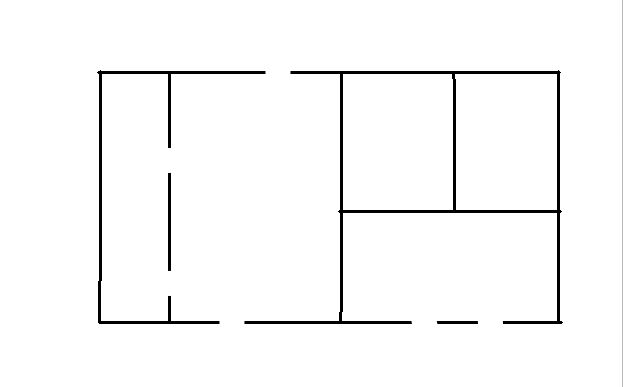
#> input picture test_.jpg, 623 x 387 px
$ python get_box3.py   (older library calls are emulated)
#> lines starting #> are read from the running program, lines starting #| are printed output that depends on the picture; after the words box and inside, x2 and y2 are one past the last pixel; in counts of white or black regions, pixels touching at a corner belong together
import cv2
import numpy as np
import math
from sklearn.cluster import DBSCAN


def dict_sort(dict_, dict_length,axis=0):

    if axis:
        for i in range(dict_length):
            list_ = dict_[str(i)]
            dict_[str(i)] = sorted(list_, key=lambda x: x[0])
    else:
        for i in range(dict_length):
            list_ = dict_[str(i)]
            dict_[str(i)] = sorted(list_, key=lambda x: x[1])

    return dict_


path = 'test_.jpg'
img = cv2.imread(path)
#> img is the input picture: shape (387, 623, 3); min 0, max 255, mean 248.1
dst = np.ones((img.shape[0], img.shape[1], img.shape[2]), dtype=np.uint8)
dst[:, :, :] = 255
gray = cv2.cvtColor(img, cv2.COLOR_BGR2GRAY)
height, width = gray.shape
#> height = 387; width = 623

a = 10  # 灰度值均匀化提高对比度
for h in range(height):
    for w in range(width):
        gray[h][w] = 255 - (255 - gray[h][w]) * a
        if gray[h][w] < 0:
            gray[h][w] = 0
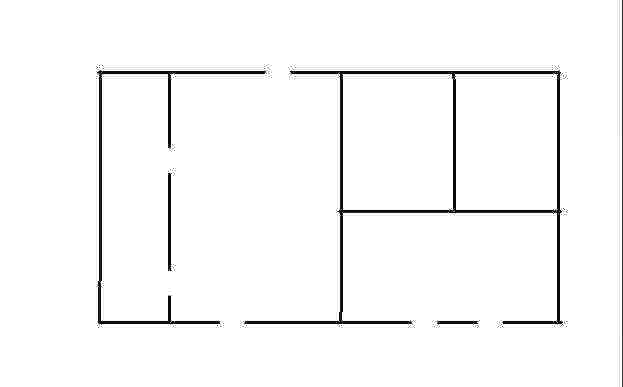
#> gray: shape (387, 623); min 3, max 255, mean 247.8

LSD = cv2.createLineSegmentDetector(0)
lines = LSD.detect(gray)[0]
#> lines = 50 rows, first 6: [559.5, 213.1, 559.5, 319.4], [559.6, 73.12, 559.5, 208.1], [343.1, 209.2, 451.9, 209.1], [456.9, 209.1, 555.6, 209.1], [170.4, 74.37, 170.6, 149.4], [455.4, 74.37, 455.5, 208.1]

PoI = []  # Point of Intersection
temp = []
horizontal_lines = []
vertical_lines = []
mid_of_lines = []
for line in lines:
    x1, y1, x2, y2 = line[0]
    if abs(x1 - x2) <= 5:
        vertical_lines.append(line[0])
    elif abs(y1 - y2) <= 5:
        horizontal_lines.append(line[0])
    mid_of_lines.append([(x1 + x2) / 2, (y1 + y2) / 2])
#> this loop made 50 passes
#> (x1, y1, x2, y2) on passes 1 to 12: (559.5, 213.1, 559.5, 319.4), (559.6, 73.12, 559.5, 208.1), (343.1, 209.2, 451.9, 209.1), (456.9, 209.1, 555.6, 209.1), (170.4, 74.37, 170.6, 149.4), (455.4, 74.37, 455.5, 208.1), (170.5, 173.1, 170.5, 269.4), (170.6, 294.4, 170.4, 320.6), (339.3, 208.1, 339.3, 74.38), (339, 319.4, 339.2, 209.4), (223.1, 323.7, 99.37, 323.6), (411.9, 323.6, 244.4, 323.6)
#> after the loop, horizontal_lines = 28 items, first 6: [343.1, 209.2, 451.9, 209.1], [456.9, 209.1, 555.6, 209.1], [223.1, 323.7, 99.37, 323.6], [411.9, 323.6, 244.4, 323.6], [476.9, 323.7, 431.9, 323.8], [561.9, 323.8, 501.9, 323.5]; mid_of_lines = 50 pairs, first value 98.05 to 620.6, second value 65.62 to 323.7; vertical_lines = 22 items, first 6: [559.5, 213.1, 559.5, 319.4], [559.6, 73.12, 559.5, 208.1], [170.4, 74.37, 170.6, 149.4], [455.4, 74.37, 455.5, 208.1], [170.5, 173.1, 170.5, 269.4], [170.6, 294.4, 170.4, 320.6]
for horizontal_line in horizontal_lines:
    x11, y11, x12, y12 = horizontal_line
    for vertical_line in vertical_lines:
        x21, y21, x22, y22 = vertical_line
        dis1 = math.sqrt((x11 - x21) ** 2 + (y11 - y21) ** 2)
        dis2 = math.sqrt((x11 - x22) ** 2 + (y11 - y22) ** 2)
        dis3 = math.sqrt((x12 - x21) ** 2 + (y12 - y21) ** 2)
        dis4 = math.sqrt((x12 - x22) ** 2 + (y12 - y22) ** 2)
        if dis1 <= 10:
            temp.append([x11, y11])
            temp.append([x21, y21])
        if dis2 <= 10:
            temp.append([x11, y11])
            temp.append([x22, y22])
        if dis3 <= 10:
            temp.append([x12, y12])
            temp.append([x21, y21])
        if dis4 <= 10:
            temp.append([x12, y12])
            temp.append([x22, y22])
#> this loop made 28 passes
#> (x11, y11, x12, y12) on passes 1 to 12: (343.1, 209.2, 451.9, 209.1), (456.9, 209.1, 555.6, 209.1), (223.1, 323.7, 99.37, 323.6), (411.9, 323.6, 244.4, 323.6), (476.9, 323.7, 431.9, 323.8), (561.9, 323.8, 501.9, 323.5), (99.37, 70.21, 264.4, 70.22), (290.6, 70.22, 558.1, 70.22), (171.9, 320.2, 218.1, 320.1), (496.9, 320.1, 555.6, 320.2), (165.6, 73.57, 101.9, 73.56), (268.1, 73.59, 170.6, 73.53)
#> after the loop, temp = 150 pairs, first value 97.64 to 561.9, second value 65.62 to 324.4
for point in temp:
    if point not in PoI:
        PoI.append(point)  # 去除重复项
#> this loop made 150 passes
#> point on passes 1 to 12: [451.9, 209.1], [455.5, 208.1], [343.1, 209.2], [339.3, 208.1], [343.1, 209.2], [339.2, 209.4], [451.9, 209.1], [452.3, 209.4], [343.1, 209.2], [342.7, 213.1], [343.1, 209.2], [342.6, 208.1]
#> after the loop, PoI = 63 pairs, first value 97.64 to 561.9, second value 65.62 to 324.4

db = DBSCAN(eps=10, min_samples=4).fit(PoI)  # 聚类
labels = db.labels_
#> labels = 63 values, max 11 at index 48, min 0 at index 0, mean 5.56
label_num = max(labels) + 1
#> label_num = 12
PoI_fin = []
for i in range(label_num):
    temp_x = []
    temp_y = []
    for j in range(len(labels)):
        if labels[j] == i:
            temp_x.append(PoI[j][0])
            temp_y.append(PoI[j][1])
    PoI_fin.append([np.median(temp_x), np.median(temp_y)])
#> after the loop, PoI_fin = [[453.9, 209.1], [342.6, 209.2], [556.2, 210.9], [100.2, 321.9], [557.9, 321], [101.8, 71.89], [556.2, 73.56], [168.9, 320.2], [168.8, 74.37], [339.3, 74.38], [453.8, 76.29], [340.6, 319.8]]

PoI_fin_array = np.array(PoI_fin)
#> PoI_fin_array has the same summary as PoI_fin
PoI_fin_y = np.zeros((len(PoI_fin), 2))
#> PoI_fin_y = [[0, 0], [0, 0], [0, 0], [0, 0], [0, 0], [0, 0], [0, 0], [0, 0], [0, 0], [0, 0], [0, 0], [0, 0]]
PoI_fin_x = np.zeros((len(PoI_fin), 2))
#> PoI_fin_x has the same summary as PoI_fin_y
PoI_fin_y[:, 1] = PoI_fin_array[:, 1]
PoI_fin_x[:, 0] = PoI_fin_array[:, 0]
db_y = DBSCAN(eps=5, min_samples=2).fit(PoI_fin_y)
db_x = DBSCAN(eps=5, min_samples=2).fit(PoI_fin_x)
labels_y = db_y.labels_
#> labels_y = [0, 0, 0, 1, 1, 2, 2, 1, 2, 2, 2, 1]
labels_x = db_x.labels_
#> labels_x = [0, 1, 2, 3, 2, 3, 2, 4, 4, 1, 0, 1]
y_num = max(labels_y) + 1
#> y_num = 3
x_num = max(labels_x) + 1
#> x_num = 5

point_classify = {}
for i in range(y_num):
    point_classify[str(i)] = []
#> after the loop, point_classify = {'0': [], '1': [], '2': []}
for i in range(len(labels_y)):
    point_classify[str(labels_y[i])].append(PoI_fin[i])
#> this loop made 12 passes
point_classify = dict_sort(point_classify, y_num, axis=1)
#> point_classify = {'0': [[342.6, 209.2], [453.9, 209.1], [556.2, 210.9]], '1': [[100.2, 321.9], [168.9, 320.2], [340.6, 319.8], [557.9, 321]], '2': [[101.8, 71.89], [168.8, 74.37], [339.3, 74.38], [453.8, 76.29], [556.2, 73.56]]}
for i in range(y_num):
    point_list = point_classify[str(i)]
    for j in range(0, len(point_list) - 1):
        x1, y1 = point_list[j]
        x2, y2 = point_list[j + 1]
        for mid_of_line in mid_of_lines:
            x_mid, y_mid = mid_of_line
            if x1 < x_mid < x2 and abs(y_mid - y1) <= 10 and abs(y_mid - y2) <= 10:
                dst = cv2.line(dst, (x1, y1), (x2, y2), (0, 0, 0), thickness=2)
#> this loop made 3 passes
#> point_list on pass 1: [[342.6, 209.2], [453.9, 209.1], [556.2, 210.9]]
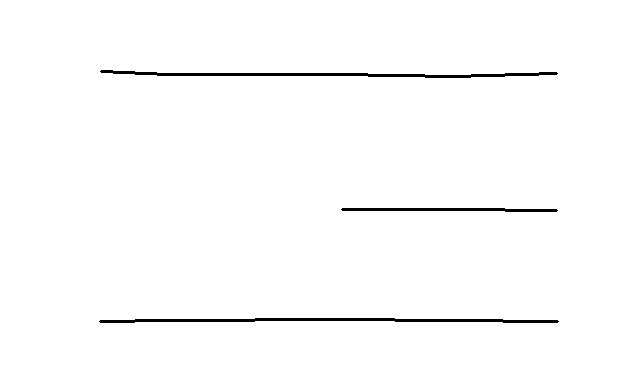
#> dst: shape (387, 623, 3); 98.6% white; 3 black regions, box (x1, y1, x2, y2) and area: (99, 318, 559, 323) 1376, (100, 70, 558, 78) 1370, (341, 208, 558, 212) 647
point_classify = {}
for i in range(x_num):
    point_classify[str(i)] = []
for i in range(len(labels_x)):
    if labels_x[i] != -1:
        point_classify[str(labels_x[i])].append(PoI_fin[i])
point_classify = dict_sort(point_classify, x_num, axis=0)
#> point_classify = {'0': [[453.8, 76.29], [453.9, 209.1]], '1': [[339.3, 74.38], [342.6, 209.2], [340.6, 319.8]], '2': [[556.2, 73.56], [556.2, 210.9], [557.9, 321]], '3': [[101.8, 71.89], [100.2, 321.9]], '4': [[168.8, 74.37], [168.9, 320.2]]}
for i in range(x_num):
    point_list = point_classify[str(i)]
    for j in range(0, len(point_list) - 1):
        x1, y1 = point_list[j]
        x2, y2 = point_list[j + 1]
        for mid_of_line in mid_of_lines:
            x_mid, y_mid = mid_of_line
            if y1 < y_mid < y2 and abs(x_mid - x1) <= 10 and abs(x_mid - x2) <= 10:
                dst = cv2.line(dst, (x1, y1), (x2, y2), (0, 0, 0), thickness=2)
#> this loop made 5 passes
#> point_list on passes 1 to 5: [[453.8, 76.29], [453.9, 209.1]], [[339.3, 74.38], [342.6, 209.2], [340.6, 319.8]], [[556.2, 73.56], [556.2, 210.9], [557.9, 321]], [[101.8, 71.89], [100.2, 321.9]], [[168.8, 74.37], [168.9, 320.2]]
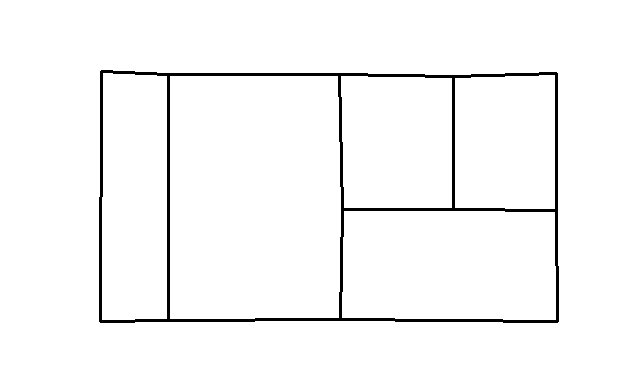
#> dst: shape (387, 623, 3); 97.2% white; 1 black region, box (x1, y1, x2, y2) and area: (99, 70, 559, 323) 6704

dst_gray = cv2.cvtColor(dst, cv2.COLOR_BGR2GRAY)
ret, binary = cv2.threshold(dst_gray, 220, 255, cv2.THRESH_BINARY)
for h in range(height):
    for w in range(width):
        if binary[h][w]:
            binary[h][w] = 0
        else:
            binary[h][w] = 255
scale = 10
horizontal_size = scale
horizontal_structure = cv2.getStructuringElement(cv2.MORPH_RECT, (horizontal_size, 1))
erosion = cv2.erode(binary, horizontal_structure, iterations=2)
#> erosion: shape (387, 623); 1.2% white; 3 white regions, box (x1, y1, x2, y2) and area: (109, 318, 551, 323) 1252, (110, 71, 550, 78) 1180, (351, 208, 550, 212) 579
dilation = cv2.dilate(erosion, horizontal_structure, iterations=2)
#> dilation: shape (387, 623); 1.4% white; 3 white regions, box (x1, y1, x2, y2) and area: (101, 318, 561, 323) 1378, (102, 71, 560, 78) 1342, (343, 208, 560, 212) 651

scale2 = 5
horizontal_size2 = scale2
horizontal_structure2 = cv2.getStructuringElement(cv2.MORPH_RECT, (1, horizontal_size2))
erosion2 = cv2.erode(binary, horizontal_structure2, iterations=2)
#> erosion2: shape (387, 623); 1.3% white; 5 white regions, box (x1, y1, x2, y2) and area: (99, 74, 103, 319) 725, (167, 77, 170, 318) 723, (555, 76, 559, 319) 719, (338, 77, 344, 317) 680, (452, 79, 455, 207) 384
dilation2 = cv2.dilate(erosion2, horizontal_structure2, iterations=2)
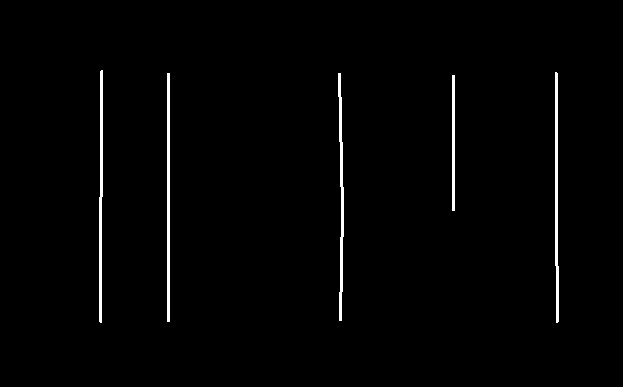
#> dilation2: shape (387, 623); 1.4% white; 5 white regions, box (x1, y1, x2, y2) and area: (99, 70, 103, 323) 757, (555, 72, 559, 323) 751, (167, 73, 170, 322) 747, (338, 73, 344, 321) 744, (452, 75, 455, 211) 408

mask = dilation + dilation2
joints = cv2.bitwise_and(dilation, dilation2)  # 线交点
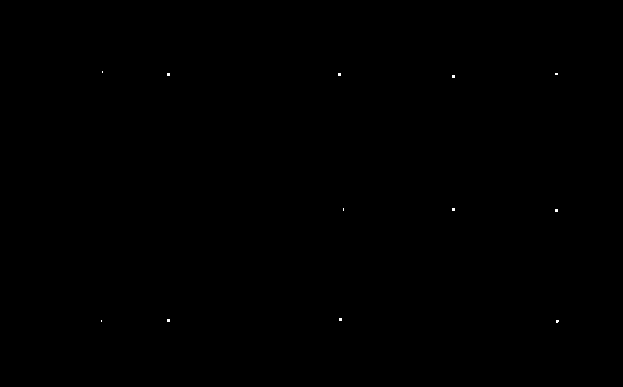
#> joints: shape (387, 623); 0.03% white in thin lines or dots, all inside (x1, y1, x2, y2) = (101, 71, 559, 323)

_, contours, hierarchy = cv2.findContours(mask, cv2.RETR_TREE, cv2.CHAIN_APPROX_SIMPLE)
#> contours = 6 contours; box (x1, y1, x2, y2) and area: (99, 70, 561, 323) 113394, (169, 75, 342, 320) 41574, (341, 210, 557, 321) 23217, (101, 72, 168, 321) 16120, (340, 75, 453, 209) 14586, (454, 74, 556, 210) 13423
for c in contours:
    x, y, w, h = cv2.boundingRect(c)
    if height * width / 400 < w * h < height * width / 3:
        result = cv2.rectangle(img, (x, y), (x + w, y + h), (0, 255, 0), 1)
        result = cv2.putText(result, 'x:' + str(x) + ' y:' + str(y), (x, y + 20), cv2.FONT_HERSHEY_SIMPLEX, 0.3, (0, 0, 255), 1)
#> this loop made 6 passes
#> (x, y, w, h) on passes 1 to 6: (99, 70, 462, 253), (341, 210, 216, 111), (340, 75, 113, 134), (169, 75, 173, 245), (454, 74, 102, 136), (101, 72, 67, 249)
#> pass 2, `result = cv2.putText(result, 'x:' + str(x) + ' y:' + str(y), (x, y + 2..`:
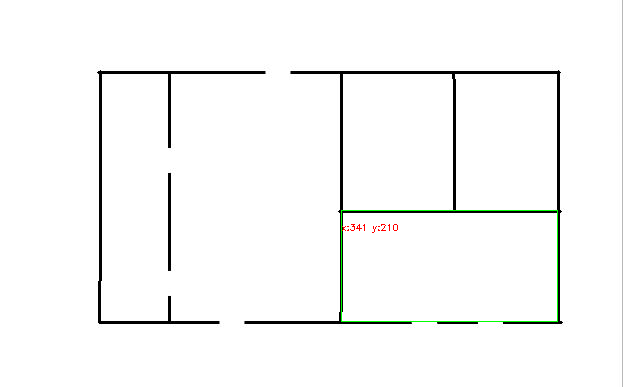
#> result: shape (387, 623, 3); mean B, G, R 248, 248.6, 248.1
#> pass 3, `result = cv2.rectangle(img, (x, y), (x + w, y + h), (0, 255, 0), 1)`:
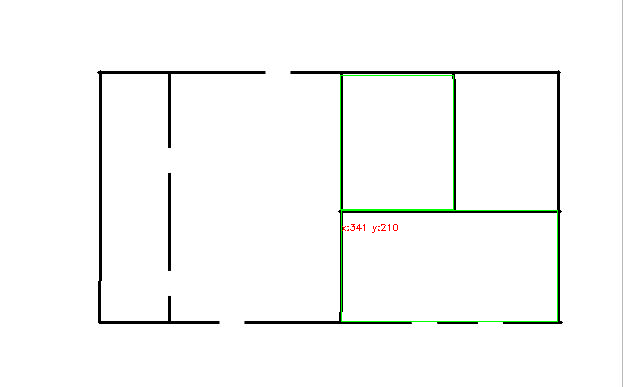
#> result: shape (387, 623, 3); 0.2% of pixels changed, all inside (x1, y1, x2, y2) = (340, 75, 454, 210)


cv2.imshow('result', result)
cv2.imwrite('result.jpg', result)
cv2.waitKey(0)

$ run again, with test.jpg copied over test_.jpg
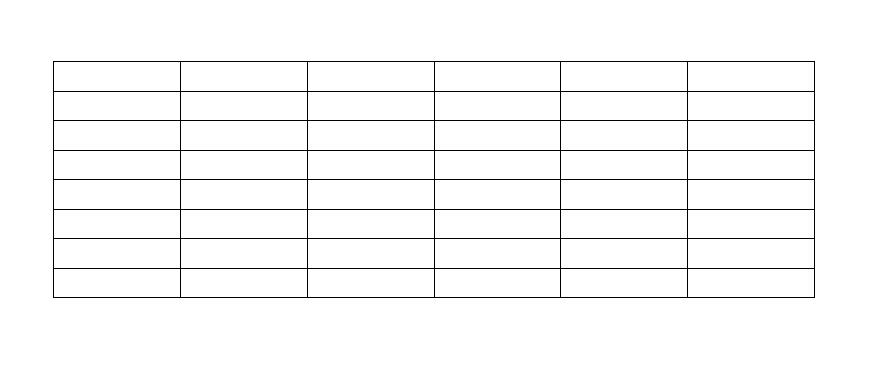
#> input picture test.jpg, 873 x 369 px
#> img is the input picture: shape (369, 873, 3); min 0, max 255, mean 248.2
#> lines = 255 rows, first 6: [814.9, 61.87, 814.9, 301.9], [432.8, 88.13, 432.8, 63.12], [432.8, 118.1, 432.8, 93.13], [432.8, 148.1, 432.7, 121.9], [432.8, 176.9, 432.8, 151.9], [432.8, 206.9, 432.7, 181.9]
#> the loop `for line in lines:` made 255 passes
#> after the loop `for line in lines:`: horizontal_lines = 138 items, first 6: [178.1, 151, 55.62, 151], [55.62, 207.8, 178.1, 207.8], [811.9, 92.17, 689.4, 92.09], [431.9, 151, 309.4, 151], [309.4, 207.8, 431.9, 207.8], [304.4, 151, 183.1, 151]; mid_of_lines = 255 pairs, first value 51.43 to 814.9, second value 59.66 to 303.2; vertical_lines = 117 items, first 6: [814.9, 61.87, 814.9, 301.9], [432.8, 88.13, 432.8, 63.12], [432.8, 118.1, 432.8, 93.13], [432.8, 148.1, 432.7, 121.9], [432.8, 176.9, 432.8, 151.9], [432.8, 206.9, 432.7, 181.9]
#> the loop `for horizontal_line in horizontal_lines:` made 138 passes
#> after the loop `for horizontal_line in horizontal_lines:`: temp = 1930 pairs, first value 49.36 to 814.9, second value 59.46 to 303.4
#> the loop `for point in temp:` made 1930 passes
#> point on passes 1 to 3: [178.1, 151], [181, 149.4], [178.1, 151]
#> after the loop `for point in temp:`: PoI = 507 pairs, first value 49.36 to 814.9, second value 59.46 to 303.4
#> labels = 507 values, max 61 at index 361, min 0 at index 0, mean 29.01
#> label_num = 62
#> after the loop `for i in range(label_num):`: PoI_fin = 62 pairs, first value 51.41 to 812.9, second value 61.39 to 296.9
#> PoI_fin_array has the same summary as PoI_fin
#> PoI_fin_y = 62 pairs, first value 0 to 0, second value 0 to 0
#> labels_y = 62 values, max 8 at index 55, min 0 at index 0, mean 4.02
#> labels_x = 62 values, max 6 at index 10, min 0 at index 0, mean 3.03
#> y_num = 9
#> x_num = 7
#> the loop `for i in range(len(labels_y)):` made 62 passes
#> `point_classify = dict_sort(point_classify, y_num, axis=1)`: point_classify = 9 items
#> after the loop `for i in range(y_num):`:
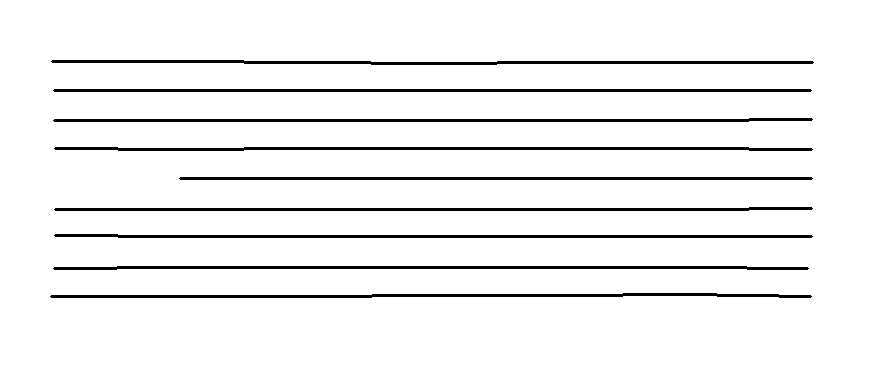
#> dst: shape (369, 873, 3); 93.8% white; 9 black regions, largest, box (x1, y1, x2, y2) and area: (51, 60, 814, 65) 2285, (50, 293, 812, 298) 2282, (53, 118, 813, 122) 2276
#> the loop `for i in range(len(labels_x)):` made 62 passes
#> `point_classify = dict_sort(point_classify, x_num, axis=0)`: point_classify = 7 items
#> dst_gray: shape (369, 873); 92.4% white; 1 black region, box (x1, y1, x2, y2) and area: (50, 60, 814, 298) 24523
#> erosion: shape (369, 873); 6% white; 9 white regions, largest, box (x1, y1, x2, y2) and area: (63, 89, 804, 92) 2223, (63, 118, 805, 122) 2208, (64, 207, 805, 211) 2205
#> dilation: shape (369, 873); 6.2% white; 9 white regions, largest, box (x1, y1, x2, y2) and area: (53, 60, 816, 65) 2287, (52, 293, 814, 298) 2284, (55, 118, 815, 122) 2280
#> erosion2: shape (369, 873); 1.4% white; 7 white regions, largest, box (x1, y1, x2, y2) and area: (433, 66, 436, 293) 681, (684, 65, 688, 292) 672, (178, 64, 182, 294) 665
#> dilation2: shape (369, 873); 1.5% white; 7 white regions, largest, box (x1, y1, x2, y2) and area: (178, 60, 182, 298) 713, (305, 61, 311, 298) 710, (433, 62, 436, 297) 705
#> joints: shape (369, 873); 0.15% white in thin lines or dots, all inside (x1, y1, x2, y2) = (52, 60, 813, 298)
#> contours = 48 contours; largest, box (x1, y1, x2, y2) and area: (51, 60, 816, 298) 178515, (56, 149, 180, 209) 7196, (55, 236, 179, 268) 3678, (180, 237, 307, 267) 3652, (307, 179, 434, 209) 3638
#> the loop `for c in contours:` made 48 passes
#> (x, y, w, h) on passes 1 to 2: (51, 60, 765, 238), (686, 268, 124, 28)
#> after the loop `for c in contours:`:
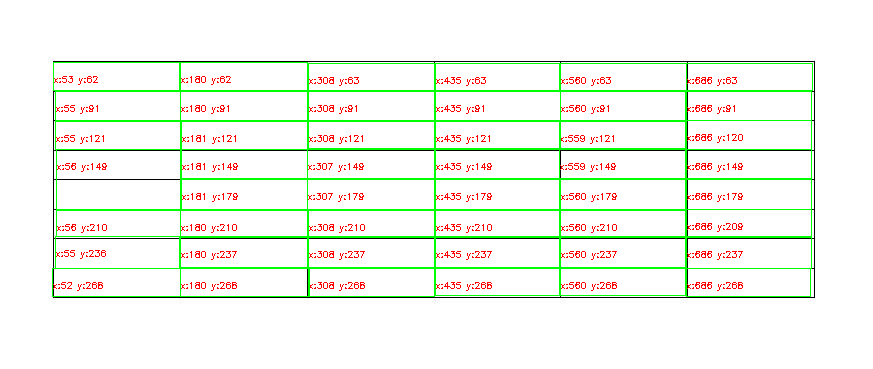
#> img: shape (369, 873, 3); mean B, G, R 236.9, 247.5, 241.3
